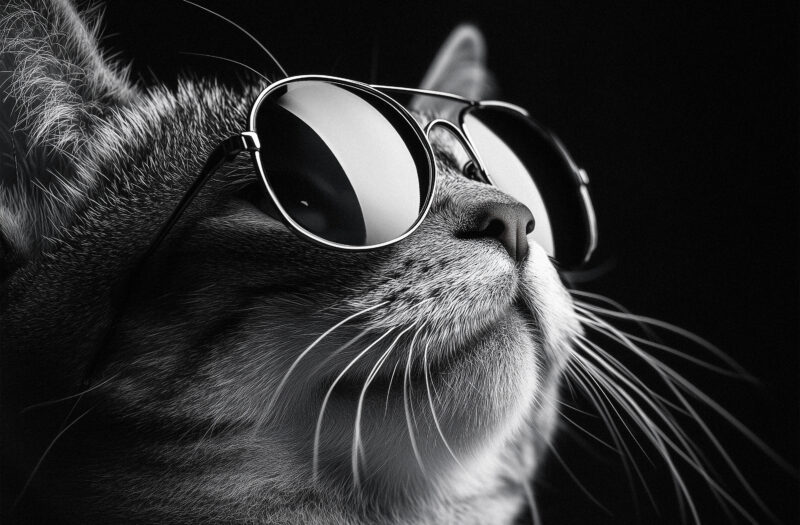
#> input picture image.png, 800 x 525 px
$ jupyter execute 'Image compression.ipynb'
#> lines starting #> are read from the running program, lines starting #| are printed output that depends on the picture
[cell 1]
import numpy as np
import matplotlib.pyplot as plt
from skimage import io, color, transform, img_as_float

def CompressImage(filename):
    """
    Compresses an image using Singular Value Decomposition (SVD) and displays
    the original and compressed images for various ranks.

    Parameters:
    ----------
    filename : str
        Path to the image file to be compressed.

    Returns:
    -------
    None
        Displays the original and compressed images using matplotlib.
    """
#> called with filename = 'image.png'
    # Step 1: Read the Image and Convert to Grayscale
    image_rgb = io.imread(filename)
#> image_rgb is the input picture: shape (525, 800, 3); mean R, G, B 50.6, 50.8, 51.3

    # Convert to grayscale if the image is colored
    if image_rgb.ndim == 3:
        image_gray = color.rgb2gray(image_rgb)
    else:
        image_gray = image_rgb.astype(float)

    # Step 2: Resize the Image to 50% of its Original Size
    image_resized = transform.resize(image_gray,
                                     (int(image_gray.shape[0] * 0.5),
                                      int(image_gray.shape[1] * 0.5)),
                                     anti_aliasing=True)
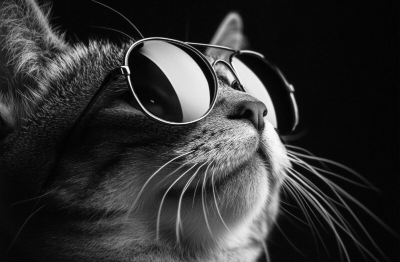
#> image_resized: shape (262, 400) float64; min 0.00709, max 0.988, mean 0.199

    # Convert the image to floating point representation
    image = img_as_float(image_resized)

    # Step 3: Display the Original Image
    plt.figure(figsize=(12, 16))
    plt.subplot(4, 2, 1)
    plt.imshow(image, cmap='gray')
    plt.title('Original Image')
    plt.axis('off')

    # Step 4: Perform Singular Value Decomposition (SVD)
    U, S, Vt = np.linalg.svd(image, full_matrices=False)
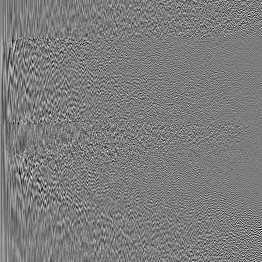
#> U: shape (262, 262) float64; min -0.313, max 0.325, mean 0.000247; drawn with min black and max white
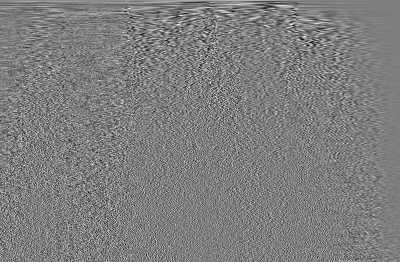
#> Vt: shape (262, 400) float64; min -0.25, max 0.255, mean 0.00023; drawn with min black and max white
#> S = 262 values, max 82.38 at index 0, min 0.064 at index 261, mean 1.97

    # Step 5: Define the Desired Ranks for Compression
    ranks = [320, 160, 80, 40, 20, 10, 5]
    max_rank = min(image.shape)
#> max_rank = 262
    ranks = [rank for rank in ranks if rank <= max_rank]
#> ranks = [160, 80, 40, 20, 10, 5]

    # Step 6: Iterate Over Each Desired Rank to Compress the Image
    for i, rank in enumerate(ranks):
        # Keep only the top 'rank' singular values
        compressed_S = np.zeros_like(S)
        compressed_S[:rank] = S[:rank]

        # Create the compressed diagonal matrix
        compressed_S_matrix = np.diag(compressed_S)

        # Reconstruct the compressed image
        approx_image = np.dot(U, np.dot(compressed_S_matrix, Vt))

        # Display the compressed image
        plt.subplot(4, 2, i + 2)
        plt.imshow(approx_image, cmap='gray')
        plt.title(f'Rank {rank} Image')
        plt.axis('off')
#> this loop made 6 passes
#> pass 2, in CompressImage, `approx_image = np.dot(U, np.dot(compressed_S_matrix, Vt))`:
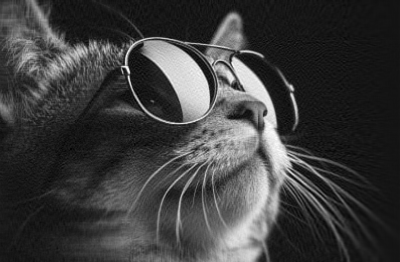
#> approx_image: shape (262, 400) float64; min -0.0682, max 1.03, mean 0.199; drawn with min black and max white
#> pass 3, in CompressImage, `approx_image = np.dot(U, np.dot(compressed_S_matrix, Vt))`:
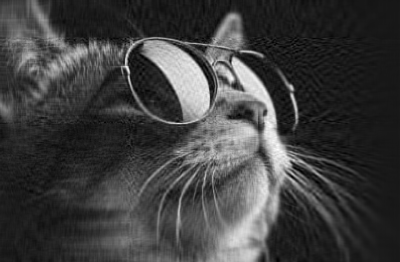
#> approx_image: shape (262, 400) float64; min -0.0906, max 1.07, mean 0.199; drawn with min black and max white
#> after the loop:
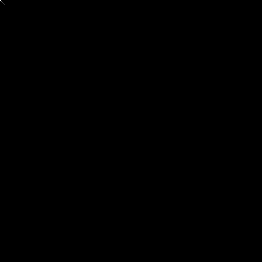
#> compressed_S_matrix: shape (262, 262) float64; min 0, max 82.38, mean 0; drawn with min black and max white

    # Step 7: Adjust Layout and Display All Plots
    plt.tight_layout()
    plt.show()
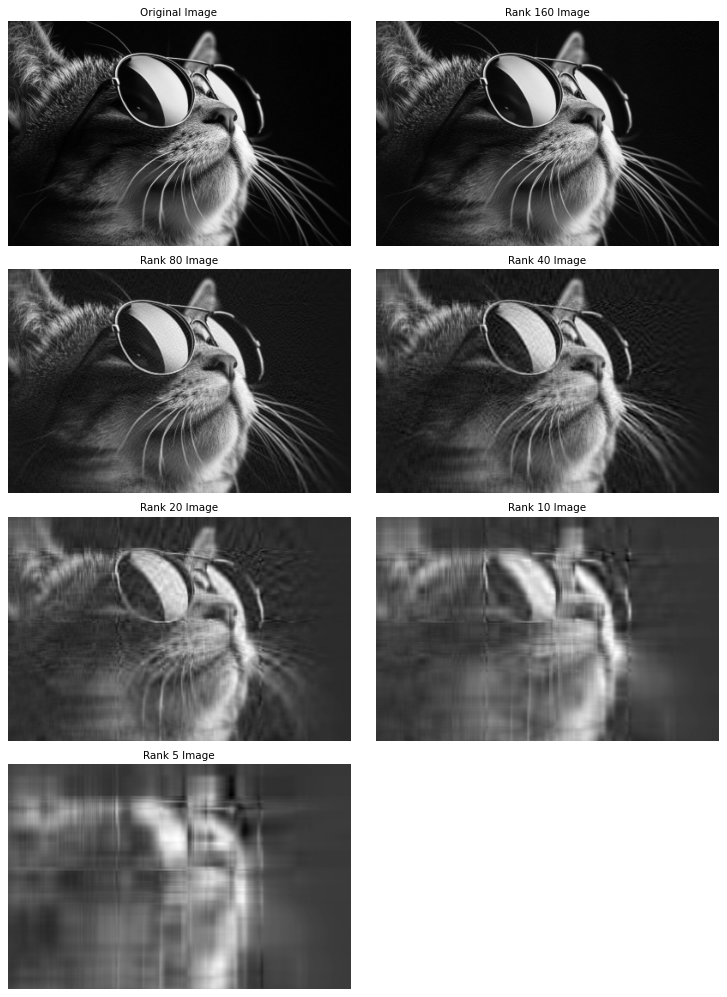
#> figure drawn by matplotlib, 7 panels
